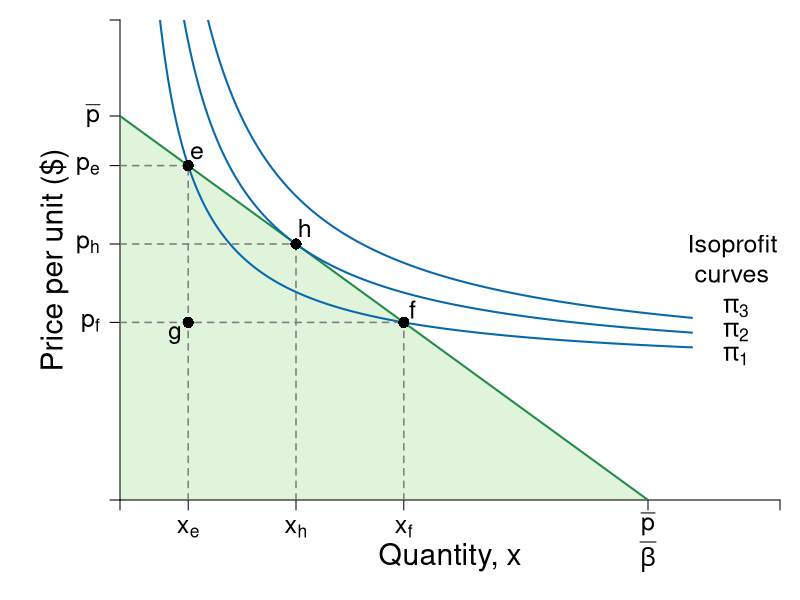

The R source for this figure:
#Graph Designer: Simon Halliday + Scott Cohn
#Authors: Bowles and Halliday
#Title: Coordination, Conflict and Competition: A Text in Microeconomics

require(shape)
pdf(file = "firmmarketsupply/isoprofit_monopoly_profits_v2.pdf", width = 9, height = 7)

#Set parameters for graphics
axislabelsize <- 1.8
labelsize <- 1.5
namesize <- 1.8
annotatesize <- 1.5
graphlinewidth <- 2
segmentlinewidth <- 1.5

COL <- c("#7fc97f", "#beaed4", "#fdc086", "#ffff99", "#386cb0", "#f0027f", "#bf5b17", "#666666")
COLA <- c("#e0f3db", "#99d8c9","#66c2a4","#41ae76", "#238b45", "#005824")
COLB <- c("#c6dbef", "#4eb3d3", "#2b8cbe", "#0868ac","#084081")
grays <- gray.colors(25, start = 1, end = 0)
CBCols <- c("#009E73","#0072B2","#E69F00","#CC79A7", "#F0E442")

#Edited the margins to cater for the larger LHS labels
par(mar =  c(5, 6, 1, 1))

AvgRevenue <- function(x, rmax = 12, xmax = 12){
  rmax - (rmax/xmax)*x
}

MRevenue <- function(x, rmax = 12, xmax = 12){
  rmax - 2*(rmax/xmax)*x
}

AvgCost <- function(x, c0 = 2, c1 = 4){
  c0/x + c1
}

# From CORE
IsoProf <- function(x, k = 0, c0 = 2, c1 = 4){
  AvgCost(x) + k/x
}

xlims <- c(0, 15)
ylims <- c(0, 15)

npts <- 501 
x <- seq(xlims[1], xlims[2], length.out = npts)
y <- seq(ylims[1], ylims[2], length.out = npts) 
a <- c(13, 16.75, 19.25)

plot(0, 0, xlim = xlims, ylim = ylims, type = "n",
     xlab = expression(paste("")),
     ylab = expression(paste("")), 
     xaxt = "n", 
     yaxt = "n", 
     cex.lab = axislabelsize, 
     bty = "n",
     xaxs = "i", 
     yaxs = "i")


ticksy <- c(0, AvgRevenue(x = 4), AvgRevenue(x = 6.45), AvgRevenue(1.55), 12, ylims[2])
ylabels <- c(NA, expression(paste(p[h])), expression(paste(p[f])), expression(paste(p[e])), expression(paste(bar(p))), NA)
ticksx <- c(0, 1.55, 4, 6.45, 12, xlims[2])
xlabels <- c(NA, expression(paste(x[e])), expression(paste(x[h])), expression(paste(x[f])), expression(paste(frac(bar(p),beta))), NA)

#Draw the polygon for feasible
xpoly1 <- c(0, 0, 12, 0)
ypoly1 <- c(0, 12, 0, 0)
polygon(x = xpoly1, y = ypoly1, col = COLA[1], density = NULL, border = NA)


axis(1, at = ticksx, pos = 0, labels = FALSE)
text(x = c(0, 1.55, 4, 6.45, 12, xlims[2]), par("usr")[3] - 0.4, labels = xlabels, srt = 0, pos = 1, xpd = TRUE, cex = labelsize)
axis(2, at = ticksy, pos = 0, labels = ylabels, las = 1, cex.axis = labelsize)

npts <- 500 
xx1 <- seq(xlims[1], xlims[2], length.out = npts)
xx2 <- seq(xlims[1], xlims[2] - 2, length.out = npts)
xx3 <- seq(2, 6, length.out = npts)

lines(xx1, AvgRevenue(xx1, rmax = 12, xmax = 12), col = COLA[5], lwd = graphlinewidth)
lines(xx2, IsoProf(xx2, k = 14), col = COLB[4], lwd = graphlinewidth)

# Iso Prof --- Too high/too low
lines(xx2, IsoProf(xx2, k = 8), col = COLB[4], lwd = graphlinewidth)
lines(xx2, IsoProf(xx2, k = 20), col = COLB[4], lwd = graphlinewidth)

#Label the axes
text(0.5*(xlims[2]), -1.8, expression(paste("Quantity, ", x)), xpd = TRUE, cex = axislabelsize) 
#text(0.5*(xlims[2]), -1.8, expression(paste("Output, ", x)), xpd = TRUE, cex = axislabelsize) 
text(-1.5, 0.5*ylims[2], expression(paste("Price per unit ($)")), xpd = TRUE, cex = axislabelsize, srt = 90) 

#Label curves
text(xlims[2] - 1, 7, expression(paste("Isoprofit \n curves")), cex = labelsize)

text(xlims[2] - 1, 6, expression(paste(pi[3])), cex = labelsize)
text(xlims[2] - 1, 5.25, expression(paste(pi[2])), cex = labelsize)
text(xlims[2] - 1, 4.5, expression(paste(pi[1])), cex = labelsize)

#Draw segments for total costs
segments(0, AvgRevenue(x = 4), 4, AvgRevenue(x = 4), lty = 2, col = grays[20] , lwd = segmentlinewidth)
segments(4, 0, 4, AvgRevenue(x = 4), lty = 2, col = grays[20] , lwd = segmentlinewidth)

segments(1.55, 0, 1.55, AvgRevenue(1.55), lty = 2, col = grays[20] , lwd = segmentlinewidth)
segments(0, AvgRevenue(1.55), 1.55, AvgRevenue(1.55), lty = 2, col = grays[20] , lwd = segmentlinewidth)


segments(0, AvgRevenue(x = 6.45), 6.45, AvgRevenue(x = 6.45), lty = 2, col = grays[20] , lwd = segmentlinewidth)
segments(6.45, 0, 6.45, AvgRevenue(x = 6.45), lty = 2, col = grays[20] , lwd = segmentlinewidth)

points(4, AvgRevenue(x = 4), pch = 16, col = "black", cex = 1.5)
text(4.2, AvgRevenue(x = 4) + 0.5, expression("h"), cex = labelsize)

points(6.45, AvgRevenue(x = 6.45), pch = 16, col = "black", cex = 1.5)
text(6.65, AvgRevenue(x = 6.45) + 0.4, expression("f"), cex = labelsize)

points(1.55, AvgRevenue(1.55), pch = 16, col = "black", cex = 1.5)
text(1.55 + 0.2, AvgRevenue(x = 1.55) + 0.4, expression("e"), cex = labelsize)

points(1.55, AvgRevenue(x = 6.45), pch = 16, col = "black", cex = 1.5)
text(1.55 - 0.3, AvgRevenue(x = 6.45) - 0.4, expression("g"), cex = labelsize)


dev.off()
